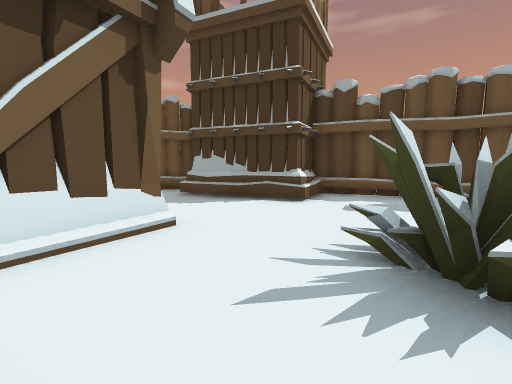
view 1 (above)

17 first-person views from a walk through a Unity game level. The camera is 1.5 m above the floor, tilts 6° down and sees 85° across. The floor is counted in squares, 1.8 m on a side. Each view is taken from the middle of a square. On the plan, view 1 faces up. The plan holds only what a view shows up to about 10 squares ahead; the rest is blank. The place goes on beyond the plan. The player is left out.

view 2
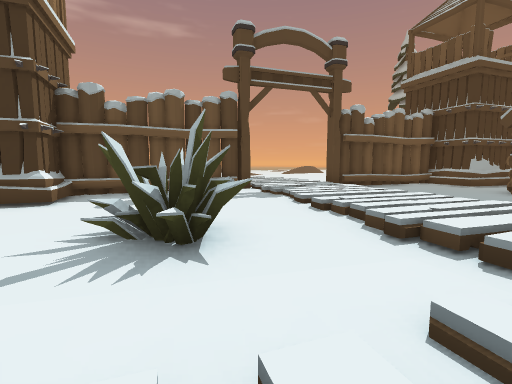

view 3
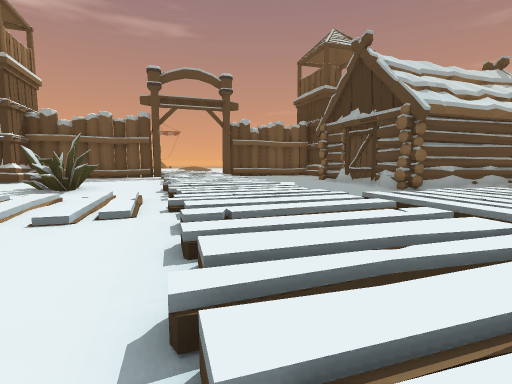

view 4
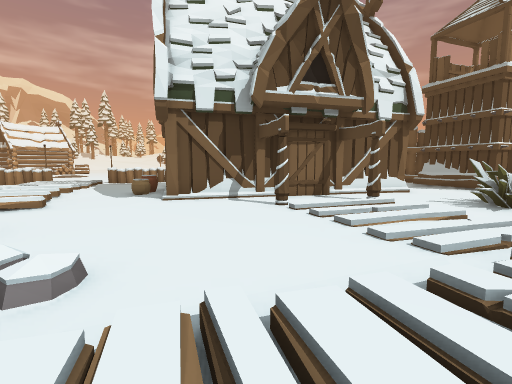

view 5
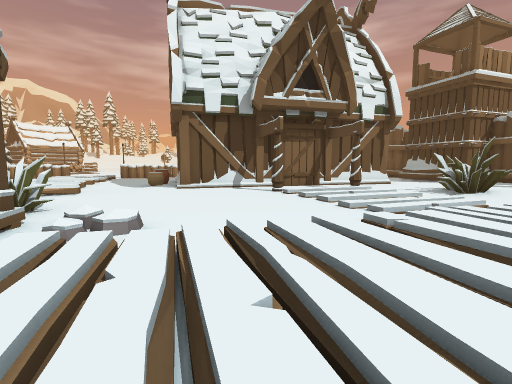

view 6
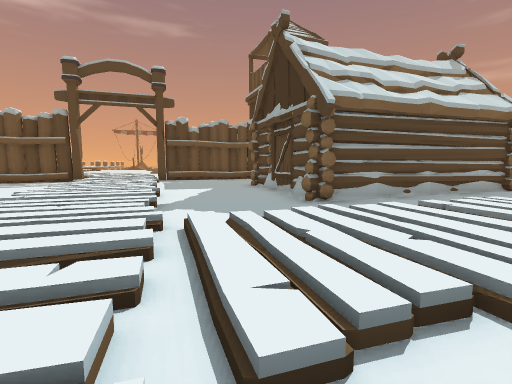

view 7
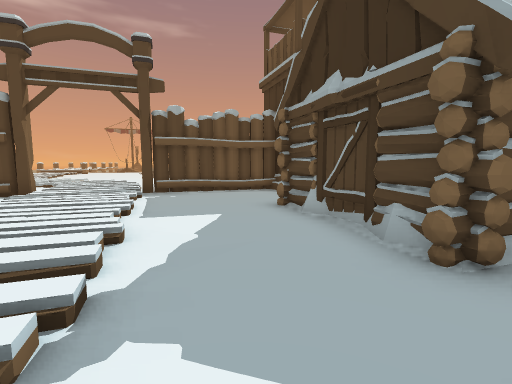

view 8
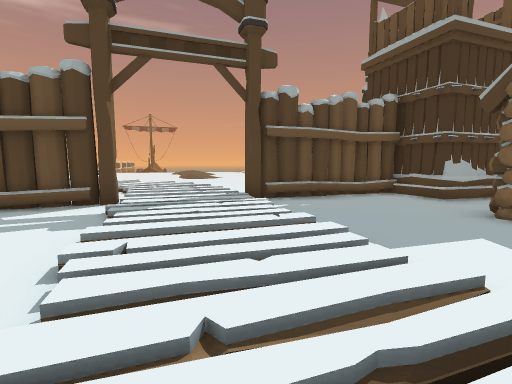

view 9
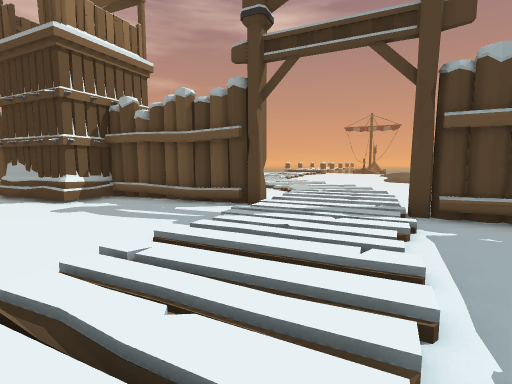

view 10
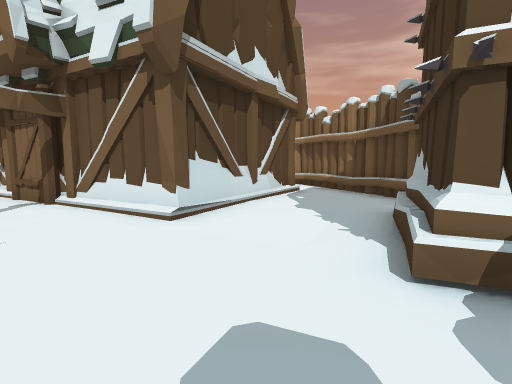

view 11
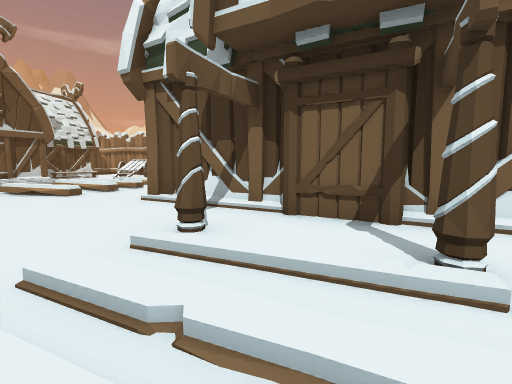

view 12
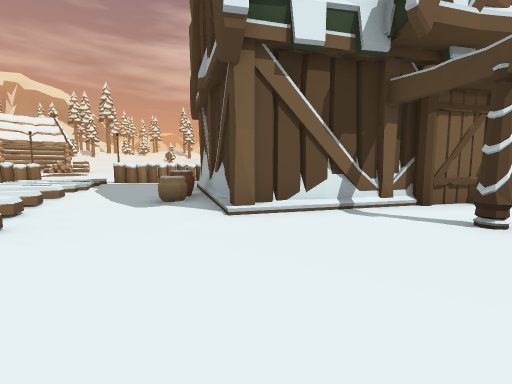

view 13
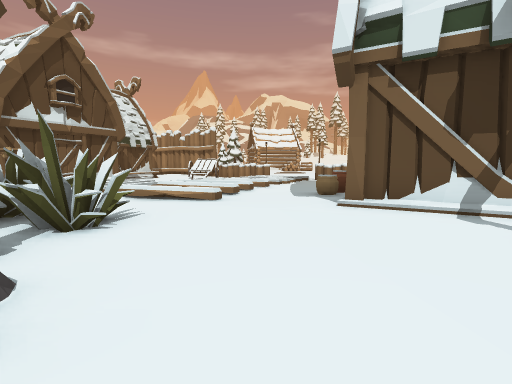

view 14
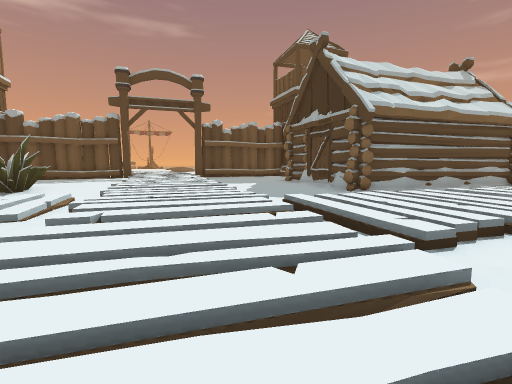

view 15
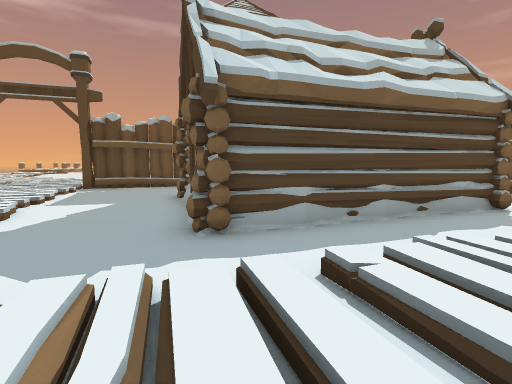

view 16
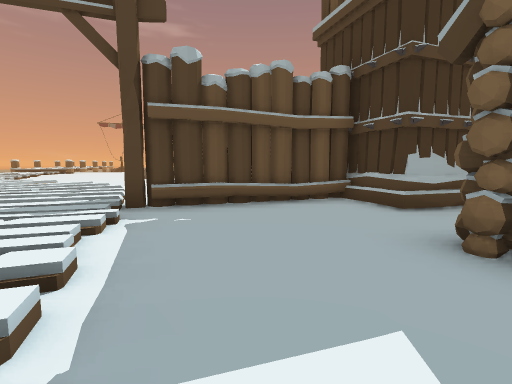

view 17
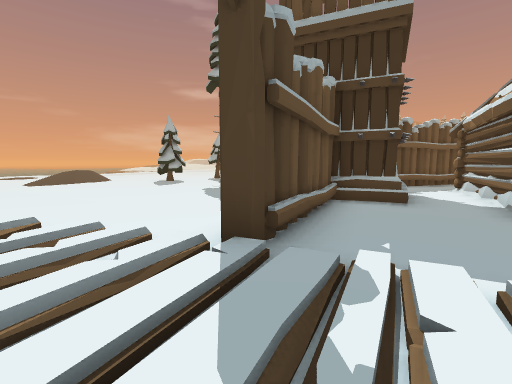

### Floor plan
Key: @ floor where view 1 was taken; # wall or solid block; . main floor; - floor 0.25 m lower than the main floor; / step, stairs or slope; = window, fence, low wall or low ledge; ^ raised ledge; O other object.
Columns run from 13 left of view 1 to 20 right of it. Each row starts with its distance up from view 1.
 12                             ..
 11                           ....
 10              OO          .....
  9         OOO O OO      = ......
  8       OOO-.OO O#    ////......
  7       O..--.OOO### .= //......
  6        #/.....O..#####=.......
  5         ##/......../##/......
  4           ##.......///#O
  3            #...O..////..OO OO
  2           ^#..OO..///.....OO O
  1           #.O.OO.////.....O  O
  0          ^#./@..-////.....OOOO
 -1    /#    #..////////...##...O
 -2  ---.#^^#..O////////...####...
 -3 /...-OO##..../////=...##  ####
 -4 ///.--.........////...#
 -5 //.//-......../////...###
 -6   /.#=/....---////=//...###     OO
 -7    //==-/O-/O/////=////...##     O
 -8    // --OO#/ ////.///////...     O

Where each view was taken, in squares from view 1:
view 1: 0 up, 0 right, facing up
view 2: 1 down, 0 right, facing up-right
view 3: 7 down, 0 right, facing up-right
view 4: 7 down, 2 right, facing up-left
view 5: 8 down, 3 right, facing up-left
view 6: 8 down, 3 right, facing up-right
view 7: 5 down, 5 right, facing up-right
view 8: 1 down, 4 right, facing up-right
view 9: 1 down, 6 right, facing up
view 10: 5 up, 3 right, facing left
view 11: 1 down, 1 right, facing left
view 12: 6 down, 2 left, facing up-left
view 13: 5 down, 0 right, facing left
view 14: 8 down, 1 right, facing up-right
view 15: 8 down, 6 right, facing up-right
view 16: 1 down, 7 right, facing up-right
view 17: 4 up, 6 right, facing right
